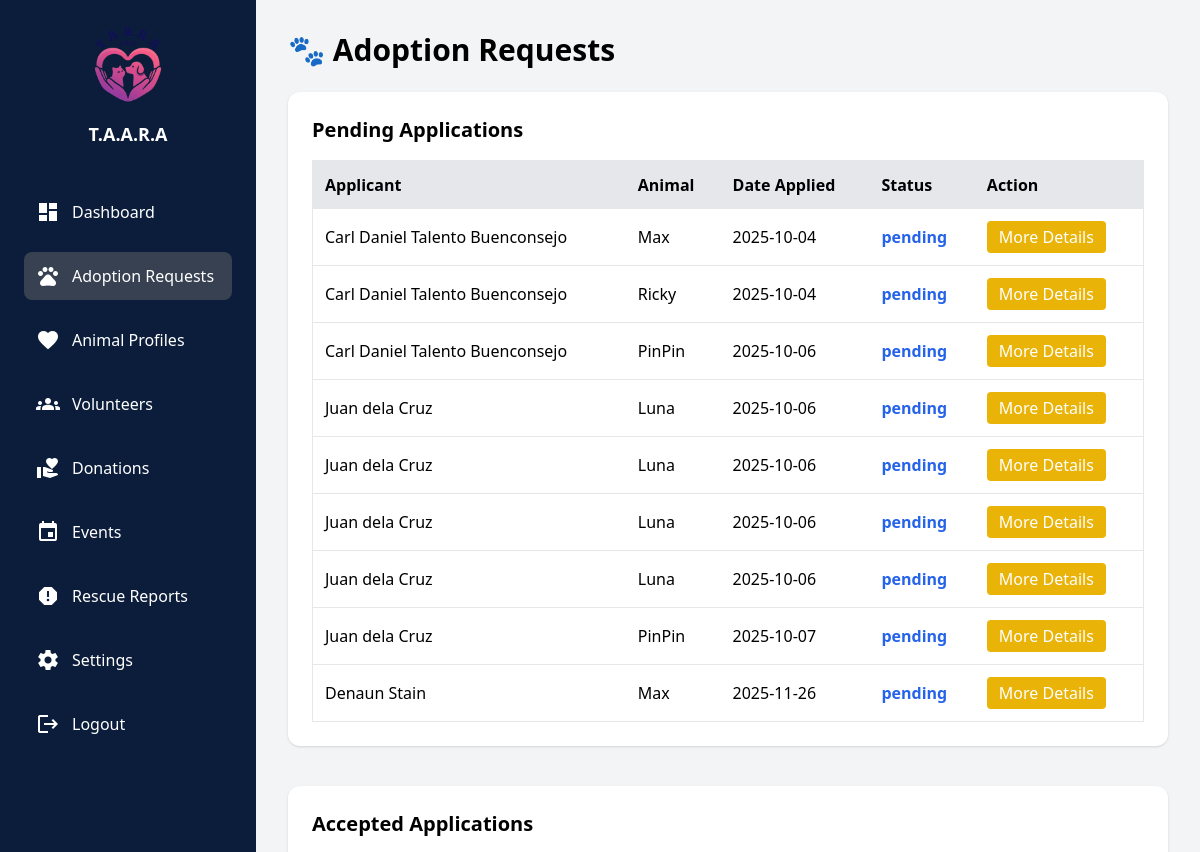
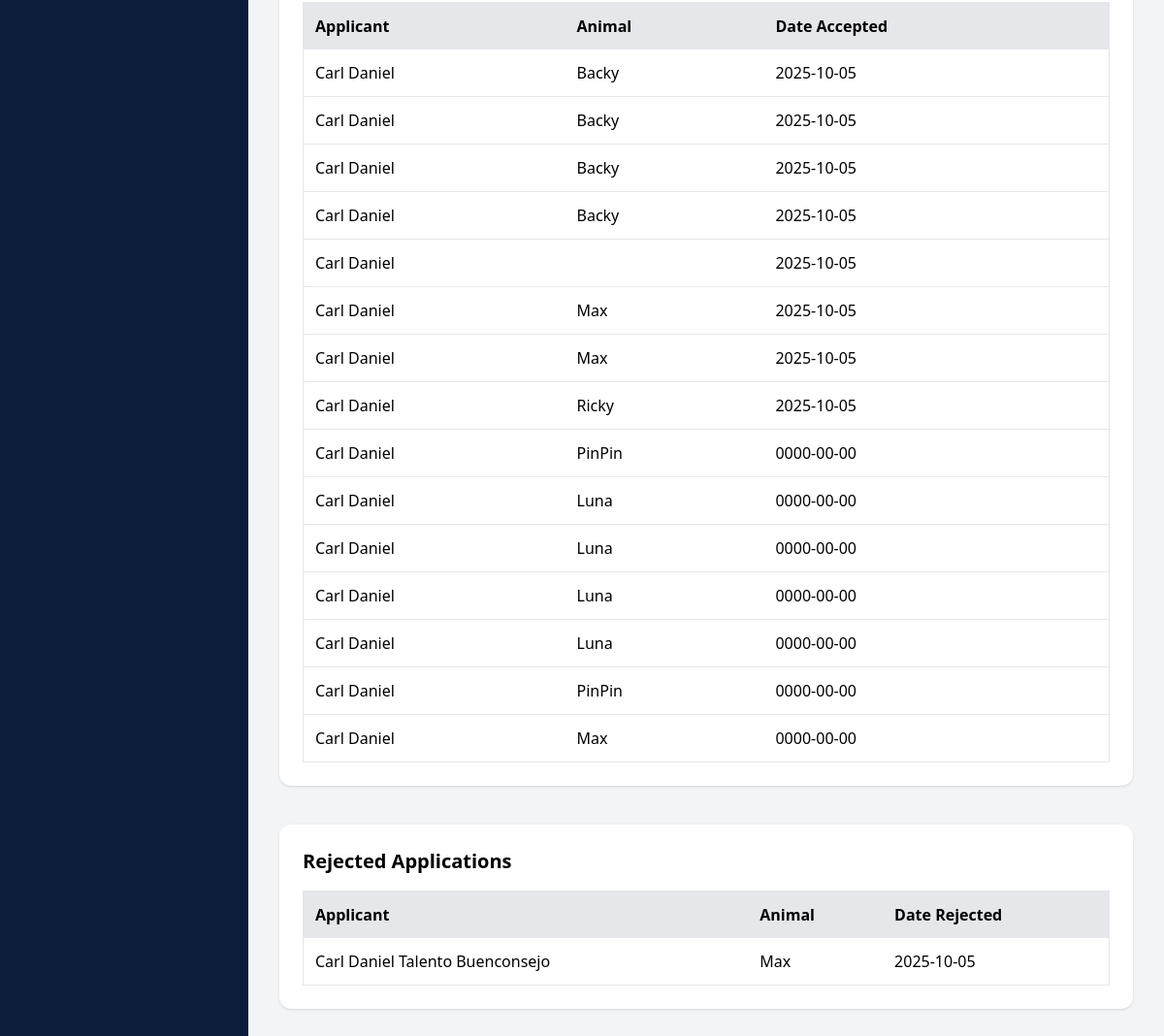
The page /Admin/adoptionrequest.php on the database its author committed (2 pictures, top to bottom).
### tables this page shows
CREATE TABLE `adoption_application` (
  `a_application_id` int(25) NOT NULL,
  `user_id` int(25) NOT NULL,
  `animal_id` int(25) NOT NULL,
  `full_name` varchar(255) NOT NULL,
  `address` varchar(1000) NOT NULL,
  `classification` varchar(50) NOT NULL,
  `comp_name` varchar(600) NOT NULL,
  `id_img` varchar(900) NOT NULL,
  `date_applied` date NOT NULL,
  `status` varchar(25) NOT NULL,
  `date_responded` date NOT NULL
);

CREATE TABLE `animal` (
  `animal_id` int(25) NOT NULL,
  `name` varchar(255) NOT NULL,
  `description` varchar(1000) NOT NULL,
  `type` varchar(255) NOT NULL,
  `breed` varchar(255) NOT NULL,
  `gender` varchar(20) NOT NULL,
  `age` int(10) NOT NULL,
  `behavior` varchar(225) NOT NULL,
  `date_rescued` date NOT NULL,
  `status` varchar(255) NOT NULL,
  `img` varchar(500) NOT NULL DEFAULT 'dog.png'
);

CREATE TABLE `user` (
  `user_id` int(11) NOT NULL,
  `username` varchar(100) DEFAULT NULL,
  `email` varchar(255) NOT NULL,
  `password` varchar(255) NOT NULL,
  `profile_img` varchar(500) DEFAULT 'user.png',
  `user_type` varchar(20) NOT NULL DEFAULT 'client',
  `role` enum('director','adoption','rescue','donation','event','volunteer') NOT NULL
);

### includes/db_connection.php (called while the page is built, shortened)
<?php
function connect() {
    $servername =  "localhost";
    $username =  "root";
    $password =  "";
    $dbname =  "taara_db";
    $conn = new mysqli($servername, $username, $password, $dbname);
    return $conn;
}
class DatabaseCRUD {
    private $conn;
    private $table;
    public function __construct($table) {
        $this->conn = connect();
        $this->table = $table;
        $this->columns = $this->getTableColumns();
    }
    private function getTableColumns() {
        $query = "SHOW COLUMNS FROM `$this->table`";
        $result = $this->conn->query($query);
        $cols = [];
        while ($row = $result->fetch_assoc()) {
            $cols[$row['Field']] = $row;
        }
        return $cols;
    }
    public function read($id = null, $idColumn = "id") {
        if ($id) {
            $stmt = $this->conn->prepare("SELECT * FROM `$this->table` WHERE $idColumn = ?");
            $stmt->bind_param("i", $id);
            $stmt->execute();
            $result = $stmt->get_result();
            $data = $result->fetch_assoc();
            return $data ?: null;
        } else {
            $result = $this->conn->query("SELECT * FROM `$this->table`");
            return $result->fetch_all(MYSQLI_ASSOC);
        }
    }
    public function readAll() {
        $sql = "SELECT * FROM {$this->table}";
        $result = $this->conn->query($sql);
        $rows = [];
        if ($result && $result->num_rows > 0) {
            while ($row = $result->fetch_assoc()) {
                $rows[] = $row;
            }
        }
        return $rows;
    }
    public function select($columns = ["*"], $where = [], $limit = null) {
    $cols = is_array($columns) ? implode(", ", $columns) : $columns;
    $sql = "SELECT $cols FROM {$this->table}";
    if (!empty($where)) {
        $conditions = [];
        foreach ($where as $col => $val) {
            $val = $this->conn->real_escape_string($val);
            $conditions[] = "$col = '$val'";
        }
        $sql .= " WHERE " . implode(" AND ", $conditions);
    }
    $result = $this->conn->query($sql);
    $rows = [];
    if ($result && $result->num_rows > 0) {
        while ($row = $result->fetch_assoc()) {
            $rows[] = $row;
        }
    }
    return $rows;
}
}

### Admin/adoptionrequest.php (the view, shortened to what this page needs)
<?php
include '../includes/db_connection.php';
$user_table = new DatabaseCRUD('user');
$animal_table = new DatabaseCRUD('animal');
$application_table = new DatabaseCRUD('adoption_application');
?>
<!DOCTYPE html>
<html lang="en">
<head>
  <script src="https://cdn.tailwindcss.com"></script>
</head>
<body class="bg-gray-100 font-sans">
<div class="flex">
    <aside class="w-64 bg-[#0b1d3a] text-white min-h-screen p-6">
      <div class="flex flex-col items-center mb-10">
        <img src="logo.png" alt="Logo" class="w-20 h-20 mb-4">
        <h1 class="text-lg font-bold">T.A.A.R.A</h1>
      </div>
      <nav>
        <ul class="space-y-4">
          <li class="flex items-center gap-3 p-3 rounded-lg hover:bg-gray-700 cursor-pointer" onclick="window.location.href='index.php'">
            <span class="material-icons">dashboard</span> Dashboard
          </li>
          <li class="flex items-center gap-3 p-3 rounded-lg bg-gray-700 cursor-pointer" onclick="window.location.href='adoptionrequest.php'">
            <span class="material-icons">pets</span> Adoption Requests
          </li>
          <li class="flex items-center gap-3 p-3 rounded-lg hiver:bg-gray-700 cursor-pointer" onclick="window.location.href='animalprofile.php'">
            <span class="material-icons">favorite</span> Animal Profiles
          </li>
          <li class="flex items-center gap-3 p-3 rounded-lg hover:bg-gray-700 cursor-pointer" onclick="window.location.href='volunteers.php'">
            <span class="material-icons">groups</span> Volunteers
          </li>
          <li class="flex items-center gap-3 p-3 rounded-lg hover:bg-gray-700 cursor-pointer" onclick="window.location.href='donation.php'">
            <span class="material-icons">volunteer_activism</span> Donations
          </li>
          <li class="flex items-center gap-3 p-3 rounded-lg hover:bg-gray-700 cursor-pointer" onclick="window.location.href='events.php'">
            <span class="material-icons">event</span> Events
          </li>
          <li class="flex items-center gap-3 p-3 rounded-lg hover:bg-gray-700 cursor-pointer" onclick="window.location.href='reports.php'">
            <span class="material-icons">report</span> Rescue Reports
          </li>
          <li class="flex items-center gap-3 p-3 rounded-lg hover:bg-gray-700 cursor-pointer" onclick="window.location.href='settings.php'">
            <span class="material-icons">settings</span> Settings
          </li>
          <li class="flex items-center gap-3 p-3 rounded-lg hover:bg-red-600 cursor-pointer mt-10" onclick="logout()">
            <span class="material-icons">logout</span> Logout
          </li>
        </ul>
      </nav>
    </aside>
  <main class="flex-1 p-8">
    <h1 class="text-3xl font-bold mb-6">🐾 Adoption Requests</h1>
    <div class="bg-white p-6 rounded-xl shadow mb-10">
      <h2 class="text-xl font-bold mb-4">Pending Applications</h2>
      <table class="w-full border rounded-lg">
        <thead class="bg-gray-200">
          <tr>
            <th class="p-3 text-left">Applicant</th>
            <th class="p-3 text-left">Animal</th>
            <th class="p-3 text-left">Date Applied</th>
            <th class="p-3 text-left">Status</th>
            <th class="p-3 text-left">Action</th>
          </tr>
        </thead>
        <tbody>
        <?php
        $apps = $application_table->select(["*"], ["status" => "Pending"]);
        foreach ($apps as $row) {
            $animal = $animal_table->read($row['animal_id'], "animal_id");
            $user = $user_table->read($row['user_id'], "user_id");
            $app_id = $row['a_application_id'];
            echo "<tr class='border-b hover:bg-gray-50'>
                <td class='p-3'>{$row['full_name']}</td>
                <td class='p-3'>{$animal['name']}</td>
                <td class='p-3'>{$row['date_applied']}</td>
                <td class='p-3 text-blue-600 font-semibold'>{$row['status']}</td>
                <form method='post'>
                <td class='p-3'>
                  <button type='button' onclick=\"viewApplication($app_id)\" class='bg-yellow-500 text-white px-3 py-1 rounded hover:bg-yellow-600'>More Details</button>
                </td>
                </form>
              </tr>";
        }
        ?>
        </tbody>
      </table>
    </div>
    <div class="bg-white p-6 rounded-xl shadow mb-10">
      <h2 class="text-xl font-bold mb-4">Accepted Applications</h2>
      <table class="w-full border rounded-lg">
        <thead class="bg-gray-200">
          <tr>
            <th class="p-3 text-left">Applicant</th>
            <th class="p-3 text-left">Animal</th>
            <th class="p-3 text-left">Date Accepted</th>
          </tr>
        </thead>
        <tbody>
        <?php
        $applications = $application_table->readAll();
        foreach ($applications as $app) {
          if($app['status'] === 'Accepted')
            $user = $user_table->read($app['user_id'], "user_id");
            $animal = $animal_table->read($app['animal_id'], "animal_id");
            echo "<tr class='border-b hover:bg-gray-50'>
                <td class='p-3'>{$user['username']}</td>
                <td class='p-3'>{$animal['name']}</td>
                <td class='p-3'>{$app['date_responded']}</td>
              </tr>";
        }
        ?>
        </tbody>
      </table>
    </div>
    <div class="bg-white p-6 rounded-xl shadow">
      <h2 class="text-xl font-bold mb-4">Rejected Applications</h2>
      <table class="w-full border rounded-lg">
        <thead class="bg-gray-200">
          <tr>
            <th class="p-3 text-left">Applicant</th>
            <th class="p-3 text-left">Animal</th>
            <th class="p-3 text-left">Date Rejected</th>
          </tr>
        </thead>
        <tbody>
        <?php
        $rejected = $application_table->select(["*"], ["status" => "Rejected"]);
        foreach ($rejected as $rej) {
            $animal = $animal_table->read($rej['animal_id'], "animal_id");
            echo "<tr class='border-b hover:bg-gray-50'>
                <td class='p-3'>{$rej['full_name']}</td>
                <td class='p-3'>{$animal['name']}</td>
                <td class='p-3'>{$rej['date_responded']}</td>
              </tr>";
        }
        ?>
  </main>
</div>
</body>
</html>

### rows shown on the page
adoption_application: full_name "Carl Daniel Talento Buenconsejo", animal.name "Max", date_applied "2025-10-04", status "pending", user.username "Carl Daniel", date_responded "2025-10-05"
adoption_application: full_name "Carl Daniel Talento Buenconsejo", animal.name "Ricky", date_applied "2025-10-04", status "pending", date_responded "2025-10-05"
adoption_application: full_name "Carl Daniel Talento Buenconsejo", animal.name "PinPin", date_applied "2025-10-06", status "pending", user.username "Carl Daniel", date_responded "0000-00-00"
adoption_application: full_name "Juan dela Cruz", animal.name "Luna", date_applied "2025-10-06", status "pending", user.username "Carl Daniel", date_responded "0000-00-00"
adoption_application: full_name "Juan dela Cruz", animal.name "Luna", date_applied "2025-10-06", status "pending", user.username "Carl Daniel", date_responded "0000-00-00"
adoption_application: full_name "Juan dela Cruz", animal.name "Luna", date_applied "2025-10-06", status "pending", user.username "Carl Daniel", date_responded "0000-00-00"
adoption_application: full_name "Juan dela Cruz", animal.name "Luna", date_applied "2025-10-06", status "pending", user.username "Carl Daniel", date_responded "0000-00-00"
adoption_application: full_name "Juan dela Cruz", animal.name "PinPin", date_applied "2025-10-07", status "pending", date_responded "0000-00-00"
adoption_application: full_name "Denaun Stain", animal.name "Max", date_applied "2025-11-26", status "pending", date_responded "0000-00-00"
adoption_application: user.username "Carl Daniel", animal.name "Backy", date_responded "2025-10-05"
adoption_application: user.username "Carl Daniel", animal.name "Backy", date_responded "2025-10-05"
adoption_application: user.username "Carl Daniel", animal.name "Backy", date_responded "2025-10-05"
adoption_application: user.username "Carl Daniel", animal.name "Backy", date_responded "2025-10-05"
adoption_application: date_responded "2025-10-05"
user: username "Carl Daniel"
adoption_application: user.username "Carl Daniel", animal.name "Max", date_responded "2025-10-05", full_name "Carl Daniel Talento Buenconsejo"
